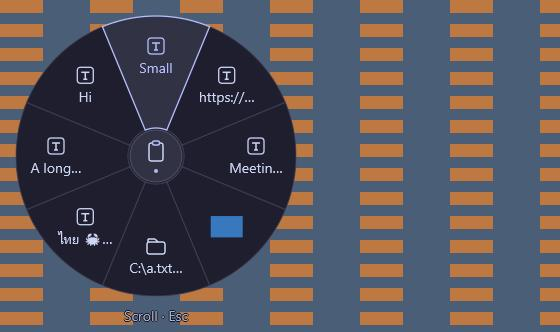
#> input picture docs/verification/compact/eight-fit-100-560x332-busy.jpg, 560 x 332 px, given in place of eight-overflow-100-560x332-light.jpg, which was not available
$ python render-compact-matrix.py
#> lines starting #> are read from the running program, lines starting #| are printed output that depends on the picture
from pathlib import Path
from PIL import Image, ImageDraw
import numpy as np
folder=Path('target/verification/compact')
for p in folder.glob('*.bgra'):
    w,h=map(int,p.stem.split('-')[-1].split('x'))
    a=np.frombuffer(p.read_bytes(),dtype=np.uint8).reshape(h,w,4).copy()
    alpha=a[:,:,3:4].astype(float)
    rgb=np.minimum(255,a[:,:,[2,1,0]].astype(float)*255/np.maximum(alpha,1)).astype(np.uint8)
    img=Image.fromarray(np.concatenate([rgb,a[:,:,3:4]],axis=2),'RGBA')
    img.save(p.with_suffix('.png'))
    p.unlink()  # Raw GPU capture is temporary; retain the compact PNG.
    for theme,bg in [('light',(235,238,243,255)),('dark',(24,29,40,255)),('busy',(75,94,120,255))]:
        back=Image.new('RGBA',(w,h),bg)
        if theme=='busy':
            d=ImageDraw.Draw(back)
            for y in range(0,h,24):
                for x in range(0,w,90):
                    d.rectangle((x,y,x+42,y+12),fill=(190,120,65,255))
        back.alpha_composite(img)
        back.convert('RGB').save(folder/(p.stem+'-'+theme+'.jpg'))
# Contact sheets at native 100% scale, and all DPI renders normalized for comparison.
for name in ['eight-overflow','eight-fit','empty','single','files','image','tooltip-short']:
    sheet=Image.new('RGB',(560,332*3),'white')
#> sheet: PIL image 560x996 RGB; every value is 255
    for i,theme in enumerate(['light','dark','busy']):
        sheet.paste(Image.open(folder/f'{name}-100-560x332-{theme}.jpg'),(0,i*332))
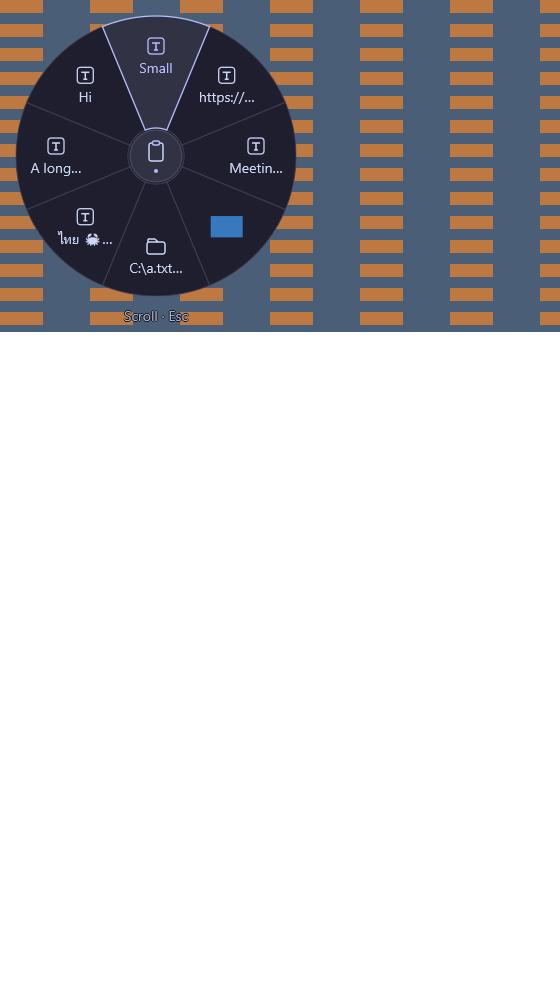
#> sheet: PIL image 560x996 RGB; mean R, G, B 198.2, 197.1, 199.7
    sheet.save(folder/f'{name}-backgrounds.jpg')
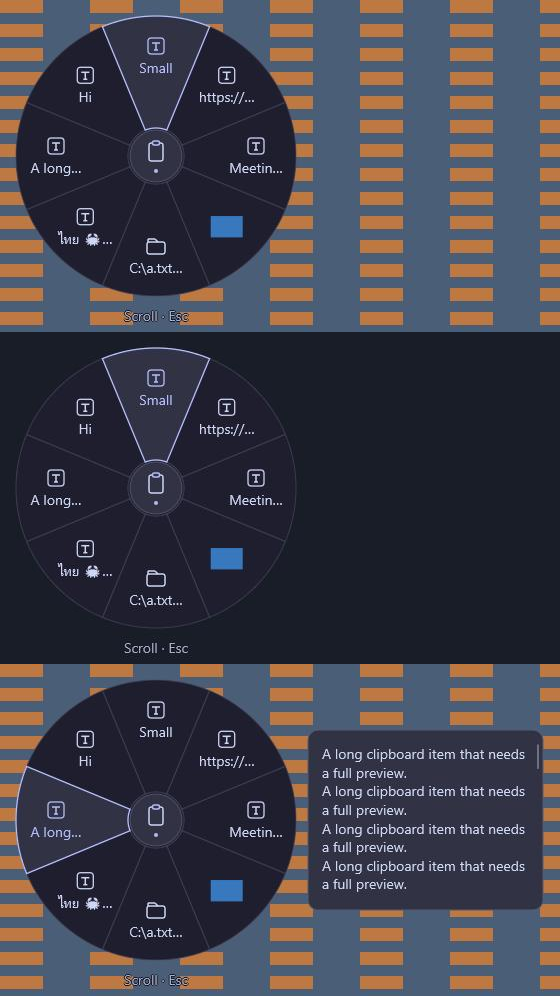
#> saved as eight-overflow-backgrounds.jpg: PIL image 560x996 RGB; mean R, G, B 63.7, 62.4, 72.9
#> pass 2 of the loop `for name in ['eight-overflow','eight-fit','empty','single','files','im..`:
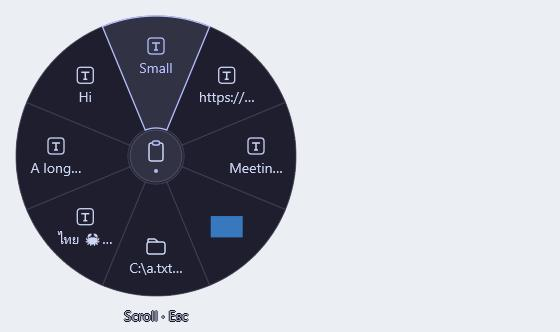
#> input picture docs/verification/compact/eight-fit-100-560x332-light.jpg, 560 x 332 px, found by its file name
#> `sheet.paste(Image.open(folder/f'{name}-100-560x332-{theme}.jpg'),(0,i*..`:
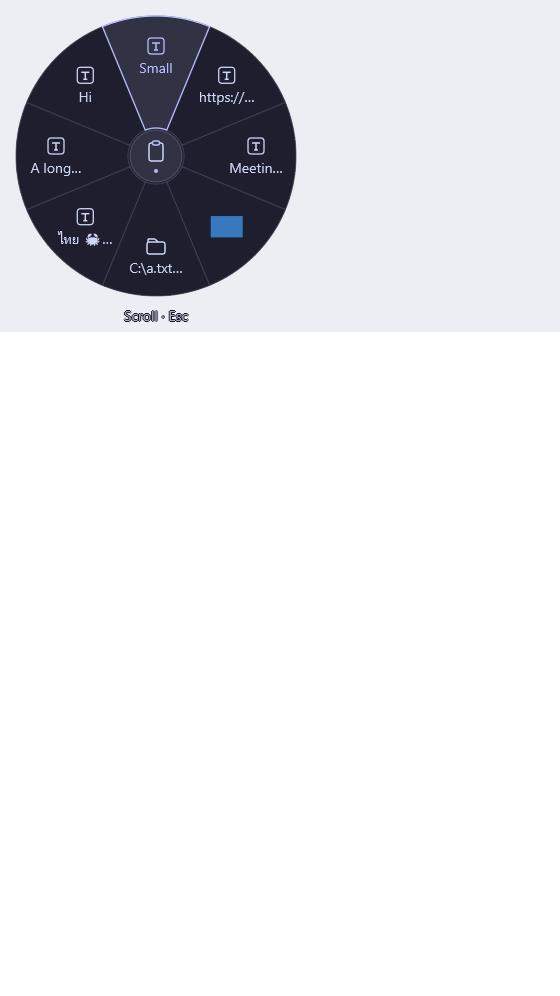
#> sheet: PIL image 560x996 RGB; mean R, G, B 226.6, 227.3, 230.4
#> `sheet.save(folder/f'{name}-backgrounds.jpg')`:
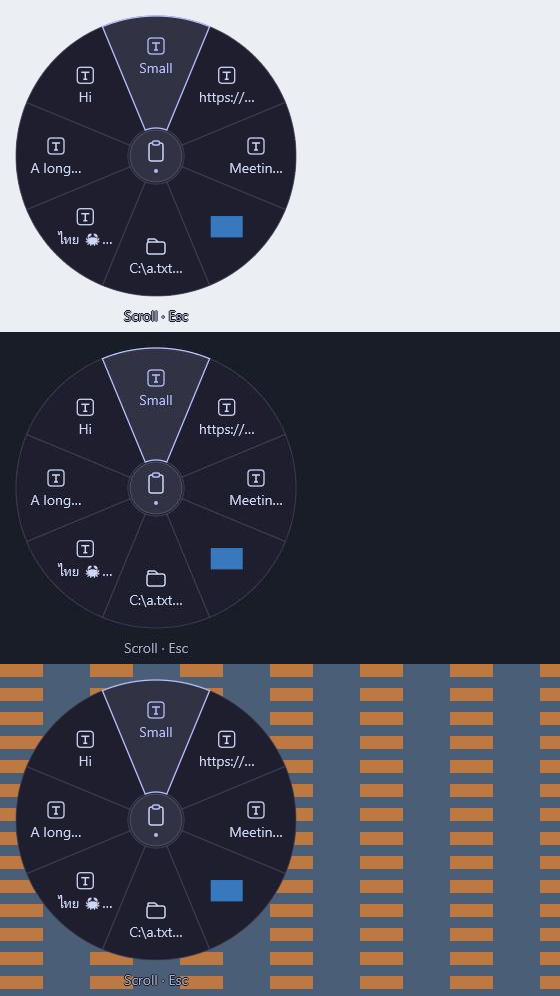
#> saved as eight-fit-backgrounds.jpg: PIL image 560x996 RGB; mean R, G, B 95, 95.5, 105.6
#> pass 3 of the loop `for name in ['eight-overflow','eight-fit','empty','single','files','im..`:
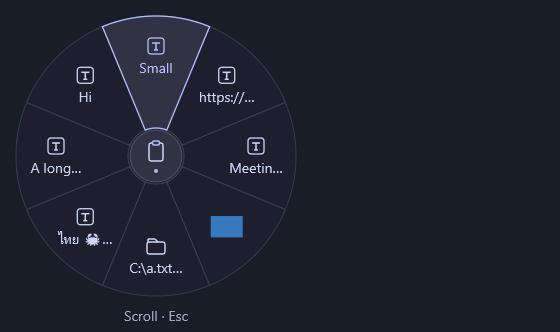
#> input picture docs/verification/compact/eight-fit-100-560x332-dark.jpg, 560 x 332 px, given in place of empty-100-560x332-light.jpg, which was not available
#> `sheet.paste(Image.open(folder/f'{name}-100-560x332-{theme}.jpg'),(0,i*..`:
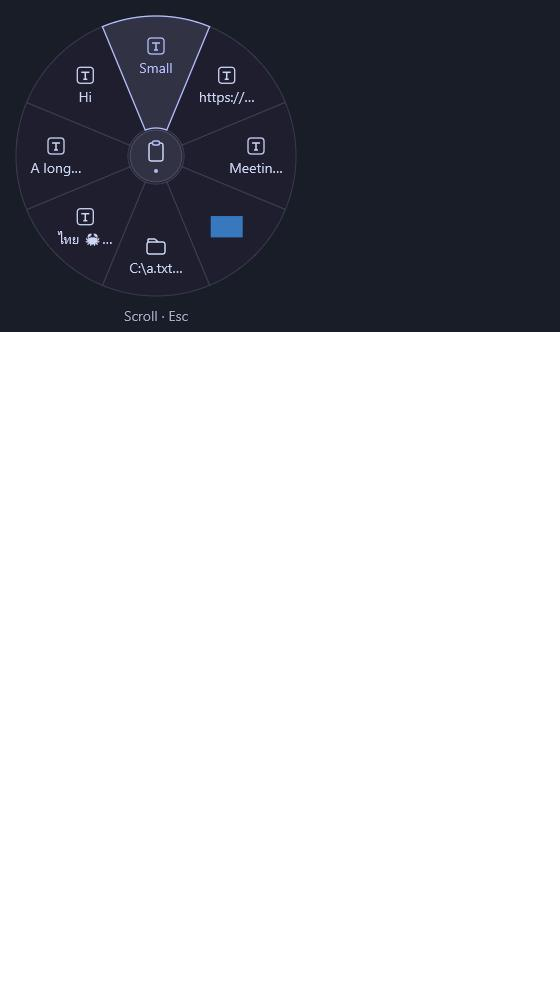
#> sheet: PIL image 560x996 RGB; mean R, G, B 180.1, 181, 185.5
#> (the run stopped early here; a loop or call above may not have finished)
